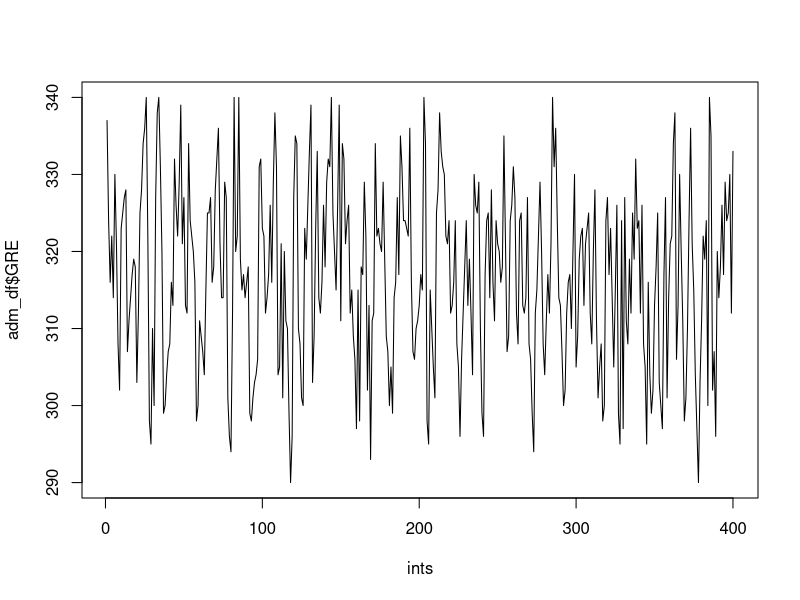
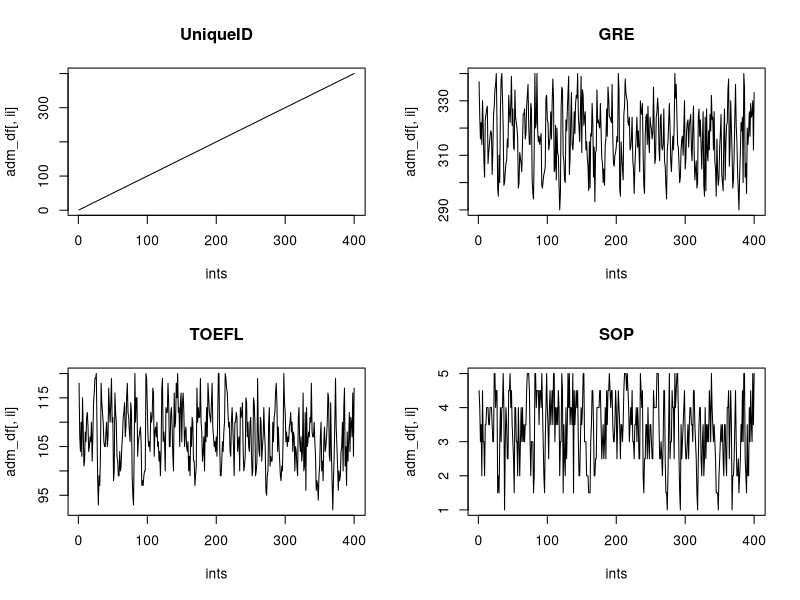
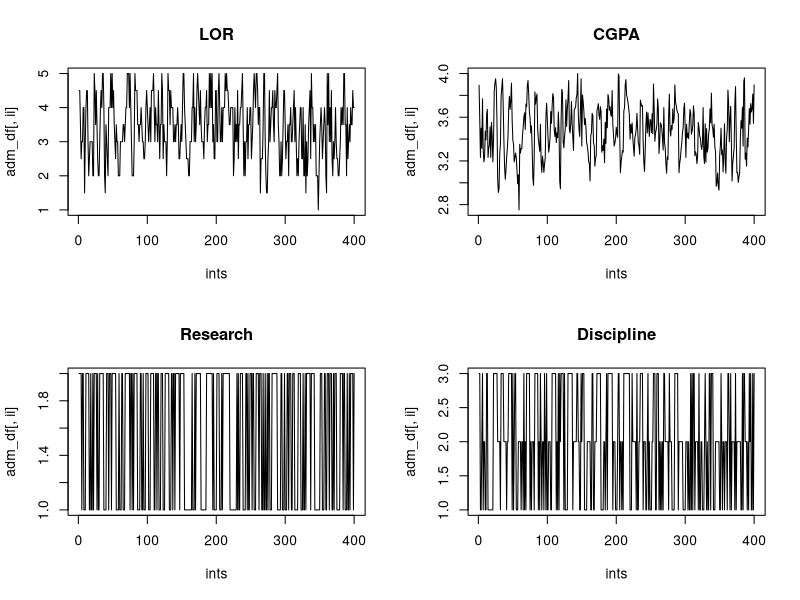
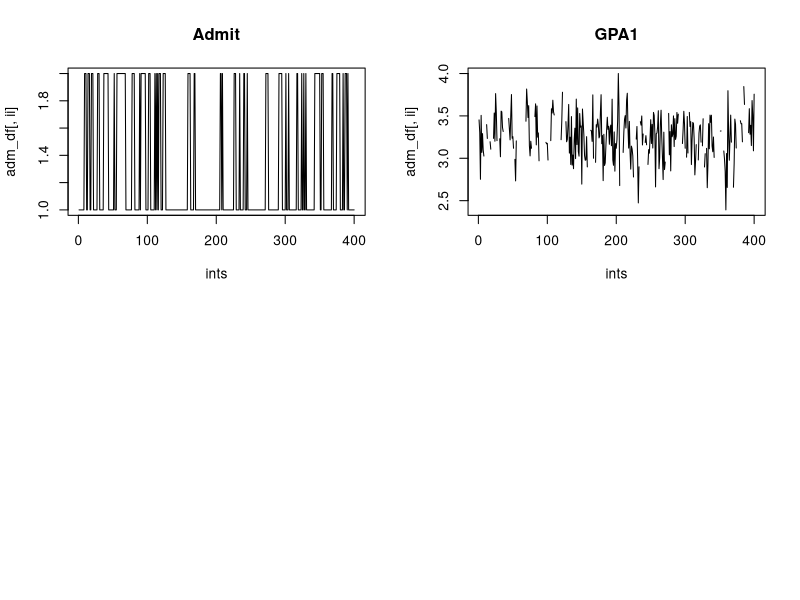

Recreate these plots in R, in order. (Note: this script raises an error after producing the figures.)
#' ---
#' title: "Exploratory Data Analysis"
#' author:
#'   - Tyler B. Garner, tbg5023@psu.edu
#'   - Jennifer Valcin, jpv5319@psu.edu
#' output:
#'   html_document:
#'     toc: true
#'     toc_float: true
#'     collapsed: false
#'     theme: united
#'     highlight: tango
#' ---

#+ setup, include = FALSE
knitr::opts_knit$set(root.dir = '../')

# data set modified from https://www.kaggle.com/datasets/akshaydattatraykhare/data-for-admission-in-the-university

#' ## Introduction
#' 
#' Exploratory Data Analysis (EDA) is an approach to analyzing and summarizing data sets to gain a better understanding of the underlying structure, patterns, and relationships. It is often used as a preliminary step before more formal statistical modeling or hypothesis testing. EDA typically involves visualizing data using plots and graphs, calculating summary statistics, and identifying outliers and other unusual observations. The goal is to identify patterns, trends, and insights that can inform further analysis and decision-making.
#' 
#' There are several steps and techniques that are commonly used in performing Exploratory Data Analysis (EDA):
#'
#' 1. **Importing and cleaning the data** - This involves loading the data into a software environment and checking for missing values, duplicated values, and other inconsistencies.
#'
#' 2. **Identifying patterns and outliers** - This involves identifying patterns, trends, and  outliers in the data by examining the visualizations and summary statistics from the previous steps.
#'
#' 3. **Univariate analysis** - This involves analyzing each variable independently by calculating summary statistics (such as mean, median, and standard deviation) and creating visualizations (such as histograms and box plots) to understand the distribution of each variable.
#' 
#' 4. **Bivariate analysis** - This involves analyzing the relationship between two variables by  creating visualizations (such as scatter plots and correlation matrix) and calculating  correlation coefficients (such as Pearson’s  *r*) to understand the strength and direction of the relationship.
#' 
#' 5. **Multivariate analysis** - This involves analyzing the relationship between more than two variables by creating visualizations (such as scatter plot matrix and parallel coordinates plot) and using techniques such as principal component analysis (PCA) to understand the structure of  the data.
#' 
#' Note that EDA is an iterative process and not all techniques will be applied depending on the data set and question(s).  Additionally, you may need to go back and repeat steps or apply different techniques as you gain a deeper understanding of the data.
#' 
#' 
#' ## Data import and cleaning
#'
#' First we will need to import our data set into `R`. The data is stored in a .csv file, which we can read in using the `read.csv()` function by passing a string that gives the relative file path. When loading in data we should assign it to an object so that we can call functions on it. We should also get a glance at our data to get a sense for what it looks like, which we can do using the `head()` function to see the first few rows.

#+ load-data
adm_df <- read.csv("data/raw/adm_data.csv")

head(adm_df)

#' ### Data structure
#' 
#' Before diving into analyses it is good to know how the dataset is structured. With the `str()` function we can print the dimensions of the dataset in rows (observations) by columns (variables), in addition to listing the variables, their types, and their first few values. 

#+ str
str(adm_df)

#' We can see that there are 400 total observations across 11 variables. Four of the variables were read in as `int`, meaning *integer*, which is specific numeric data type that does not allow decimal points. Other variables are coded as either `num` for *numeric*, which can include decimal points, and `chr` for *character* which is the same as *string*.
#' 
#' For our analysis we will want to re-code these variables as factors, which we can easily do with the `factor()` function. After assigning the variables to factors we can use the `summary()` function again to see how those variables are distributed.

#+ code-factors
adm_df$Research <- factor(adm_df$Research)
adm_df$Discipline <- factor(adm_df$Discipline)
adm_df$Admit <- factor(adm_df$Admit)

summary(adm_df)


#' ### Check for missing values
#' 
#' To check for missing values or `NA` values we can use the `is.na()` function. This function returns a logical vector or matrix indicating which elements are missing.  When wrapped in the `sum()` function, the total number of `NA` values will be returned.

#+ any-na
sum(is.na(adm_df))

#' We can further use an apply function to get the total number of missing values in each variable (column).

#+ sapply-na
sapply(adm_df, function(x) sum(is.na(x)))

#' The output above shows us that all of the missing values are within the *GPA1* variable. Using some filtering and the `head()` function we can print a few rows that have missing values.

#+ head-na
head(adm_df[is.na(adm_df$GPA1), ])

#' It appears that when *Admit* is "Rejected" then there is a missing value for *GPA1*. This would make sense as students who were not admitted to the school would not have a GPA for their first year in the program. We can check this further by filtering for missing values in *GPA1* then getting the summary statistics for *Admit* and *GPA1* with `summary()`.

#+ summary-na
summary(adm_df[is.na(adm_df$GPA1), c("Admit", "GPA1")])

#' We can confirm that all of the missing values in *GPA1* are when an applicant was "Rejected", and it would make sense to leave the missing values as they are. However, if we did need to resolve missing values we have a few options available to handle them:
#'
#' 1. **Remove observations** - This involves removing any observations that have missing values. This can be a viable option if the missing values are relatively few and scattered throughout the dataset. However, if a large proportion of the dataset is missing, this approach may result in losing important information.
#' 2. **Use a flag variable** - This involves creating a new variable that indicates whether a value is missing or not. This allows the model to take into account the missing data, but it requires the model to be able to handle missing data.
#' 3. **Ignore the variable** - If the variable with missing values is not important for the analysis, it can be ignored.
#' 4. **Imputation** - This involves replacing the missing values with estimates. Simple imputation methods replace missing values using the mean, median, or mode of the non-missing values. Some methods include using a predictive model, such as regression or k-nearest neighbors to estimate the missing values based on the other variables in the data set. There are also advanced imputation methods like hot-deck imputation or multiple imputation.
#' 
#' It's important to consider the specific characteristics of your data and the goals of your analysis when deciding which strategy to use. It is also important to note that imputation methods can introduce bias and variability in the data, so it's essential to validate the results and check the assumptions of the model if imputation method is chosen.
#' 
#' 
#' ### Check for duplicated values
#' 
#' Whether to keep or remove duplicate rows depends on the specific characteristics of your data and the goals of your analysis. If the duplicates represent meaningful observations, such as multiple measurements taken at different times, then it may be appropriate to keep the duplicate rows. However, if the duplicates are the result of errors or inaccuracies in the data collection process, it may be appropriate to remove them.
#'
#' In `R`, the `duplicated()` function is used to identify duplicate rows in a data frame or matrix. This function returns a logical vector indicating which rows are duplicates.  Like with `is.na()`, when wrapped in the `sum()` function, the total number of duplicated rows (`TRUE` values) will be returned. 

#+ any-duplicated
sum(duplicated(adm_df))

#' This dataset also lacks any duplicated observations. If you were to have duplicates that would be problematic for your analysis, you can use the `unique()` function, which returns a data frame or matrix with only the unique rows. If you use the `unique()` function on a dataset that does not have any duplicates, it will just return the original dataset.

#+ unique
adm_df <- unique(adm_df)

str(adm_df)

#' Alternatively, if you decide to keep the duplicate rows, it is important to be aware that they may introduce bias, noise, and variability in the data, so it is essential to validate the results and check the assumptions of the model. If the duplicates represent a small proportion of the data and not having them would affect the analysis, it is a good practice to keep them and note their presence in the analysis.
#' 
#' 
#' ### Check for patterns
#' 
#' Checking for patterns in exploratory data analysis is important because it allows us to identify relationships, trends, and outliers in the data, which can help inform our modeling choices and ensure that we are not making erroneous conclusions.
#' 
#' One type of pattern that can quickly be problematic is whether the variables have any trends with their location in the dataset. This could be the result of non-random sampling and/or non-independent observations, which would violate the assumptions of many analysis methods, or could be the result of prior sorting, which would not be a problem. Alternatively, if we are dealing with time-series data we would likely expect to see some kind of trend that we would want to model.
#' 
#' To check whether there are any trends among the variables by their location, we can plot each variable against their row number. First, we will create a vector of numbers ranging from 1 to the total number of rows. That vector will then be used for the x-axis in the `plot()` function, while we plot our variables on the y-axis.

#+ pattern
ints <- 1:nrow(adm_df)

plot(ints, adm_df$GRE, type = 'l')

#' Plotting each variable will be quite tedious, so instead we can use a loop function to quickly generate each plot. We will give these plots titles so that when we view them we are sure which variable we are observing.
#' 
#' Because there are 10 variables we will be making 10 plots. So, it would make sense to plot some of them together in the same graphic. We will use `par(mfrow = c(2, 2))` to tell `R` to plot on a 2 x 2 grid, so that we can fit 4 plots in a single graphical space. After the loop we will reset to the default of a 1 x 1 space with `par(mfrow = c(1, 1))`.
#' 
#' In the `for` loop, we will loop through a sequence of numbers from 1 to the total number of columns, 10. At each iteration, the loop will plot a line plot of the observed values against the number of the observation, which we defined in `ints` above. We will also add a title to the plot by indexes the column name at each iteration so that it is clear which plots belong to which variables.

#+ pattern-loop
par(mfrow = c(2, 2))
for (ii in 1:ncol(adm_df)) {
  plot(ints, adm_df[, ii], type = 'l')
  title(colnames(adm_df)[ii])
}
par(mfrow = c(1, 1))

#' Except for *UniqueID*, where a trend would be expected, we do not notice any obvious trends in the variables.
#' 
#' 
#' ## Univariate analysis
#' 
#' Univariate analysis is a statistical technique that is used to analyze and summarize a single variable. The goal of univariate analysis is to understand the distribution and properties of a single variable, without considering any relationships with other variables.
#' 
#' Univariate analysis typically involves calculating summary statistics such as the mean, median, and standard deviation, and creating visualizations such as histograms, box plots, and frequency tables to understand the distribution of the variable.
#' 
#' 
#' ### Printing specific summary statistics
#' 
#' As we saw above we can use the `summary()` function to get general summary statistics on our dataset, however what if we want to know some more specific statistics? For example, maybe we want to know the group means and errors between the *GRE* scores of applicants who did or did not do undergraduate research for each year in our dataset. The `summarise()` function in `dplyr` is a powerful tool that, when combined with other functions, provide details about the data set.  For example, we can print the means and standard deviations of GRE scores separately for accepted and rejected applicants.
#' 
#' * `group_by()` groups each unique level in the Admit column (Accepted or Rejected).
#' * `summarize()` creates two new columns that will will name mean_GRE and sd_GRE with the means   and standard deviations of GRE scores as given by the `mean()` and `sd()` functions.

#+ dplyr-summ
library(dplyr)

adm_df %>%
  group_by(Research, Year) %>%
  summarize(mean_GRE = mean(GRE),
            sd_GRE = sd(GRE))

#' From the summary statistics, we might hypothesize that GRE scores are higher for students who did undergraduate research, and that the scores generally may be decreasing over the four years for those applicants who did not do research during their undergraduate program.
#' 
#' 
#' ### Distributions
#' 
#' Understanding the distribution of variables is crucial for building accurate and effective models. The distribution of a variable refers to the way in which the values of that variable are spread across the data set.
#' 
#' Different types of variables can have different distributions. For example, continuous variables (such as height or weight) often follow a normal distribution, which is bell-shaped and symmetric. Categorical variables (such as gender or nationality) may follow a discrete distribution, where the values are restricted to a finite number of categories.
#' 
#' Understanding the distribution of variables is important because it affects how we model them. For example, if a variable follows a normal distribution, we can use a linear model to predict its values. However, if the variable is highly skewed or has outliers, we may need to use a different type of model, such as a non-linear model or a generalized linear model.
#' 
#' In addition, the distribution of variables can affect the assumptions of the modeling process. For example, linear models assume that the residuals (the difference between the predicted values and the actual values) follow a normal distribution. If this assumption is violated, the model may not be accurate or reliable.
#' 
#' In the context of EDA, univariate distributions can be visualized using histograms, box plots, density plots, and other statistical plots. These plots can provide insights into the shape of the distribution, such as whether it is symmetrical or skewed, as well as information about the central tendency and variability of the data.
#' 
#' 
#' #### Histograms
#' 
#' Histograms are graphs used to visualize the distribution of a continuous variable. They display the frequency or count of observations within each interval or bin of the variable's range, allowing for a quick understanding of the shape, central tendency, and variability of the data.
#' 
#' We can plot a basic histogram by supplying a continuous variable (as a vector) to the `hist()` function.

#+ hist
hist(adm_df$GRE)

#' With `ggplot()`, part of the `ggplot2` package, we can easily make more advanced plots. For example, we can plot multiple histograms for a continuous variable, each representing some factor.
#' 
#' Here, we will plot the histograms of *GRE* for each level of *Research*. The first argument in `ggplot()` takes our dataset, then we will out the `aes()` (aesthetics) argument, where we define which variables to plot on the axis, to use for coloring, etc. Next, we add `geom_histogram()` following a `+` to tell `ggplot()` to use a histogram geometry for plotting. Finally, we add `facet_wrap()` to define how we want to wrap a set of panels, which we do with `~ Research` to indicate wrapping by the values of the *Research* variable.

#+ gg-hist
library(ggplot2)

ggplot(adm_df,
       aes(x = GRE,
           fill = Research)) +
  geom_histogram() +
  facet_wrap(~ Research)

#' Using piping and some data manipulation tools from the `dplyr` and `tidyr` packages, we can also simultaneously plot histograms of multiple variables.
#' 
#' Here, we will simultaneously plot histograms for *CGPA*, *GRE*, and *TOEFL* with each separated by *Research*. We will first pipe the dataset into the `pivot_longer()` function, which creates two new variables based on a list of other variables, one with the *name* of the variables and the second with their *value*. We will then pipe the modified dataset into `ggplot()`.

#+ gg-hist-facet
library(tidyr)

adm_df %>%
  pivot_longer(c(CGPA, GRE, TOEFL)) %>%
  ggplot(aes(x = value,
             fill = Research)) +
  geom_histogram(position = 'identity') +
  facet_wrap(~ Research * name,
             # Let each panel have independently scaled x- and y-axis
             scales = 'free')

#' From the histograms, it appears students who have undergraduate research experience tend to have higher cumulative GPAs and score higher on the GRE and TOEFL exams.
#' 
#' 
#' #### Density plots
#' 
#' Density plots are a type of graph used to display the probability distribution of a continuous variable. They estimate the underlying probability density function of the data and display it as a smooth curve. The area under the curve represents the probability of observing a value within a particular range of the variable. Density plots are useful for understanding the shape, central tendency, and variability of the distribution of a variable, and they can be particularly helpful when comparing the distributions of multiple variables or groups.
#' 
#' 

#+ gg-density
ggplot(adm_df,
       aes(x = GRE,
           fill = Research)) +
  geom_density(alpha = 0.5)

#' While density plots can be better than histograms to compare the distributions of multiple groups, like if there are too few bins in a histogram if there is too much smoothing in a density plot it can hide important features of the distribution.
#' 
#' 
#' #### Boxplots
#' 
#' Boxplots are a type of graph used to visualize the distribution of a variable. They display the five-number summary (minimum, maximum, median, and first and third quartiles) of the variable, as well as any outliers. Boxplots are useful for comparing the distribution of one or more variables across different groups or categories.
#' 
#' Here, we will plot the distributions of *SOP* for the three disciplines. While we can do so with the `boxplot()` function in base `R`, `ggplot()` makes it much easier for us.

#+ gg-boxpl
ggplot(adm_df,
       aes(x = Discipline,
           y = SOP)) +
  geom_boxplot()

#' From the plots, it appears that students in *Science & Eng* have higher scores on *SOP* while those in *Humanities and Soc Science* score the lowest overall.
#' 
#' Because boxplots summarize the data into quantiles it is very useful for non-normal data, in addition to normalized data. Just note that if using a statistical test based on the assumption of normality, boxplots may not be the most appropriate type of plot to visualize your results. Instead, pointranges, lineranges, and errorbars around the means may be more appropriate.
#' 
#' 
#' #### Scatterplots
#' 
#' Scatterplots are a type of graph used to display the relationship between two continuous variables. They plot the values of one variable on the x-axis and the values of the other variable on the y-axis. Each point on the plot represents a single observation, and the pattern of the points can provide insights into the strength and direction of the relationship between the variables. Scatterplots are commonly used in exploratory data analysis and can be helpful in identifying patterns, trends, and outliers in the data.
#' 
#' 

#+ gg-point
ggplot(adm_df,
       aes(x = GRE,
           y = CGPA)) +
  geom_point()


#' ### Statistical methods to assess distributions
#' 
#' 
#' 
#' #### Shapiro-Wilk normality test
#' 
#' The Shapiro-Wilk test is a statistical test used to assess whether a given dataset follows a normal distribution. It is based on the comparison between the observed distribution of the data and the expected distribution under a normal distribution assumption. The test produces a test statistic and a p-value, with a p-value below a specified threshold indicating evidence against the null hypothesis of normality. The Shapiro-Wilk test is commonly used in many fields, including psychology, biology, and economics, to determine whether data should be analyzed using parametric statistical methods that assume normality.

#+ shapiro
shapiro.test(adm_df$CGPA)

#' From the results of the Shapiro-Wilk test we can conclude that the *CGPA* variable is approximately normally distributed.
#' 
#' 
#' #### &chi;^2^ test
#' 
#' The &chi;^2^ test is a statistical test used to determine whether there is a significant association between two categorical variables. The test compares the observed frequencies of each category to the expected frequencies, assuming that there is no association between the variables. The test produces a test statistic and a p-value, with a p-value below a specified threshold indicating evidence against the null hypothesis of no association.

#+ chisq
table(adm_df$Discipline,
      adm_df$Research)

chisq.test(adm_df$Discipline,
           adm_df$Research)


#' #### Correlations
#' 
#' Correlation is a statistical technique used to measure the strength and direction of the relationship between two variables. Correlation coefficients range from -1 to 1, with 0 indicating no correlation, -1 indicating a perfect negative correlation (i.e., as one variable increases, the other decreases), and 1 indicating a perfect positive correlation (i.e., as one variable increases, the other increases). Correlations can be used to identify patterns in data and to make predictions about future behavior. However, it is important to remember that correlation does not imply causation and that other factors may be influencing the relationship between the variables.
#' 
#' First, we will mutate all of the variables into the numeric type so that correlations can be calculated on them. Then, we will pipe the transformed data into the `cor()` function to calculate the Spearman-rank correlations between each variable. We will use the `corrplot()` function from the `corrplot` library to visualize the resulting Spearman-rank correlations.

#+ cor
adm_cor <- adm_df %>%
  mutate(across(everything(), as.numeric)) %>%
  cor(method = 'spearman')

library(corrplot)

corrplot(adm_cor, method = 'square')

#' Notably there are some `?` values on the plot. These originate from having missing values in the *GPA1* variable, which the `cor()` function is not able to handle. To look at relationships with the *GPA1* variable, we would need to subset our data to only include observations without missing values.
#' 
#' As we observe the other variables in the dataset we do see a lot of correlations between the variables. Positive (blue) correlations between *GRE*, *TOEFL*, *SOP*, *LOR*, and *CGPA* indicate that they follow similar increasing trends. For *Discipline*, while we see a moderately positive correlation on the plot, because the data is unordered we should not necessarily make any inferences just yet. Alternatively, the *Admit* variable is strongly (and negatively) correlated with a lot of the scoring variables as well as *Research*. The reason for this negative relationship is that when we changed the *Admit* variable to the numeric type it was recoded so that *Accepted* is 1 and *Rejected* is 2. When recoding, it is always important to understand how the variables are being recoded.
#' 
#' 
#' ## Multivariate comparisons
#' 
#' Multivariate comparisons involve analyzing relationships between multiple variables simultaneously. These comparisons can be useful for identifying complex patterns of association and for understanding the joint effects of different variables on an outcome of interest. There are several methods for conducting multivariate comparisons, including multiple regression analysis, principal component analysis, factor analysis, and cluster analysis. Each of these methods has its own strengths and weaknesses and should be chosen based on the research question and the type of data being analyzed. Overall, multivariate comparisons can provide a more comprehensive understanding of complex relationships between variables and can help to improve the accuracy and precision of statistical analyses.
#' 
#' 
#' ### Pairs plots
#' 
#' We can also plot the data points against each other into one plot to visualize relationships. One simple method for doing this is using the `pairs()` function, which will plot all of the variables against one another after automatically converting them to the numeric type.
#' 
#' As a warning: as the number of variables and observations increase the time it takes to plot all of the data points also increases. Make sure you have a good understanding of your data before trying to plot a large number of data points.

#+ pairs
pairs(adm_df)

#' The `GGally` package extends the utility of this type of plotting with the `ggpairs()` function, by printing a `ggplot`-style pairs plot which can identify different types of variables and select the appropriate style of plot rather than only producing scatterplots. `ggpairs()` also has the utility of plotting density distributions of each variable and giving some basic statistical information such as correlation coefficients and their significance.
#' 
#' This also increases the complexity of plotting the data compared to the `pairs()` plot above, so we will only plot a select group of variables against one another as an example.

#+ gg-pairs
library(GGally)

adm_df %>%
  select(c(CGPA, GRE, SOP, LOR, Research, Discipline)) %>%
  ggpairs()


#' ### Principal component analysis
#' 
#' Principal component analysis (PCA) is a statistical technique used to reduce the dimensionality of a dataset by transforming the original variables into a smaller number of uncorrelated variables, called principal components. The principal components are ordered by the amount of variance they explain in the original data, with the first component explaining the most variance. PCA can be useful for visualizing complex relationships between variables, identifying underlying patterns in the data, and reducing noise and redundancy in the data. It is commonly used in many fields, including biology, finance, and image processing.

adm_pca <- prcomp(adm_df %>%
                    select(!c(UniqueID, GPA1)) %>%
                    mutate(across(everything(),
                                  as.numeric)),
                  center = TRUE,
                  scale. = TRUE)

biplot(adm_pca,
       xlabs = rep('.', 400))






adm_clust <- adm_df %>%
  select(!c(UniqueID, Admit, GPA1)) %>%
  mutate(across(everything(), as.numeric)) %>%
  dist() %>%
  hclust()

plot(adm_clust)

table(cluster = cutree(adm_clust, 5),
      actual = adm_df$Admit)


#' Before wrapping up, we should save our dataset that we modified so that we do not have to go through the same process again every time we come back to it. By saving the dataset as a `.RDS` file using the `saveRDS()` function. Then, when we load the `.RDS` file later the modified dataset and its metadata (things like variable types) will be restored.






#+ save
saveRDS(adm_df, 'data/interim/adm_df.RDS')


#' ## Concluding remarks
#' 
#' EDA is an essential step in the statistical analysis of any dataset. By examining the distribution, variability, and relationships between variables, researchers can gain a deeper understanding of the data and make informed decisions about appropriate statistical methods. In this tutorial, we have discussed several techniques for EDA, including histograms, box plots, correlation analysis, and PCA. By using these techniques, researchers can identify patterns, outliers, and potential sources of bias or confounding, ultimately leading to more accurate and reliable statistical analyses.




